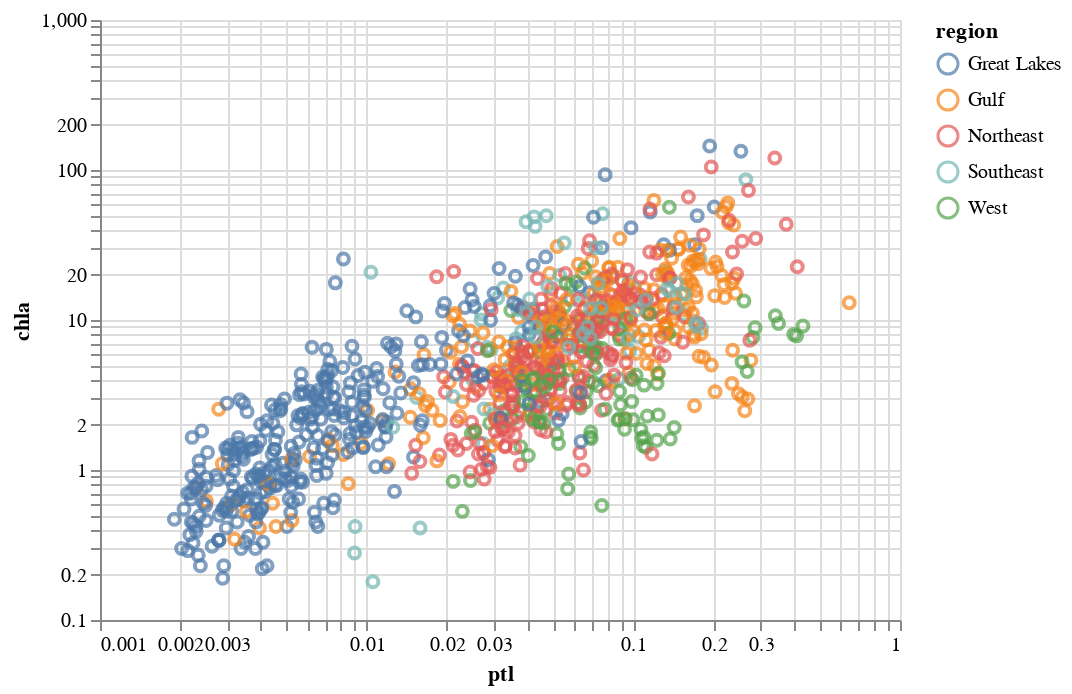

Notebook source saved alongside this figure:
### Code cell
# relationship between total phosphorus and chlorophyll
alt.Chart(ncca).transform_filter(
    alt.FieldGTPredicate(field = 'chla', gt = 0)
).transform_filter(
    alt.FieldGTPredicate(field = 'ptl', gt = 0)
).encode(
    x = alt.X('ptl', scale = alt.Scale(type = 'log')),
    y = alt.Y('chla', scale = alt.Scale(type = 'log'))
).mark_point()

### Figure 1 — Vega-Lite specification as saved in the notebook (floating-point values rounded to 4 significant figures; data arrays with more than 128 entries replaced by an {"elided": "..."} marker saying what was removed)
{"config": {"view": {"continuousWidth": 400, "continuousHeight": 300}}, "data": {"name": "data-3e8250eb0b21998987445917afe856a9"}, "mark": "point", "encoding": {"color": {"type": "nominal", "field": "region"}, "x": {"type": "quantitative", "field": "ptl", "scale": {"type": "log"}}, "y": {"type": "quantitative", "field": "chla", "scale": {"type": "log"}}}, "transform": [{"filter": {"field": "chla", "gt": 0}}, {"filter": {"field": "ptl", "gt": 0}}], "$schema": "https://vega.github.io/schema/vega-lite/v4.8.1.json", "datasets": {"data-3e8250eb0b21998987445917afe856a9": {"elided": "1092 records"}}}
